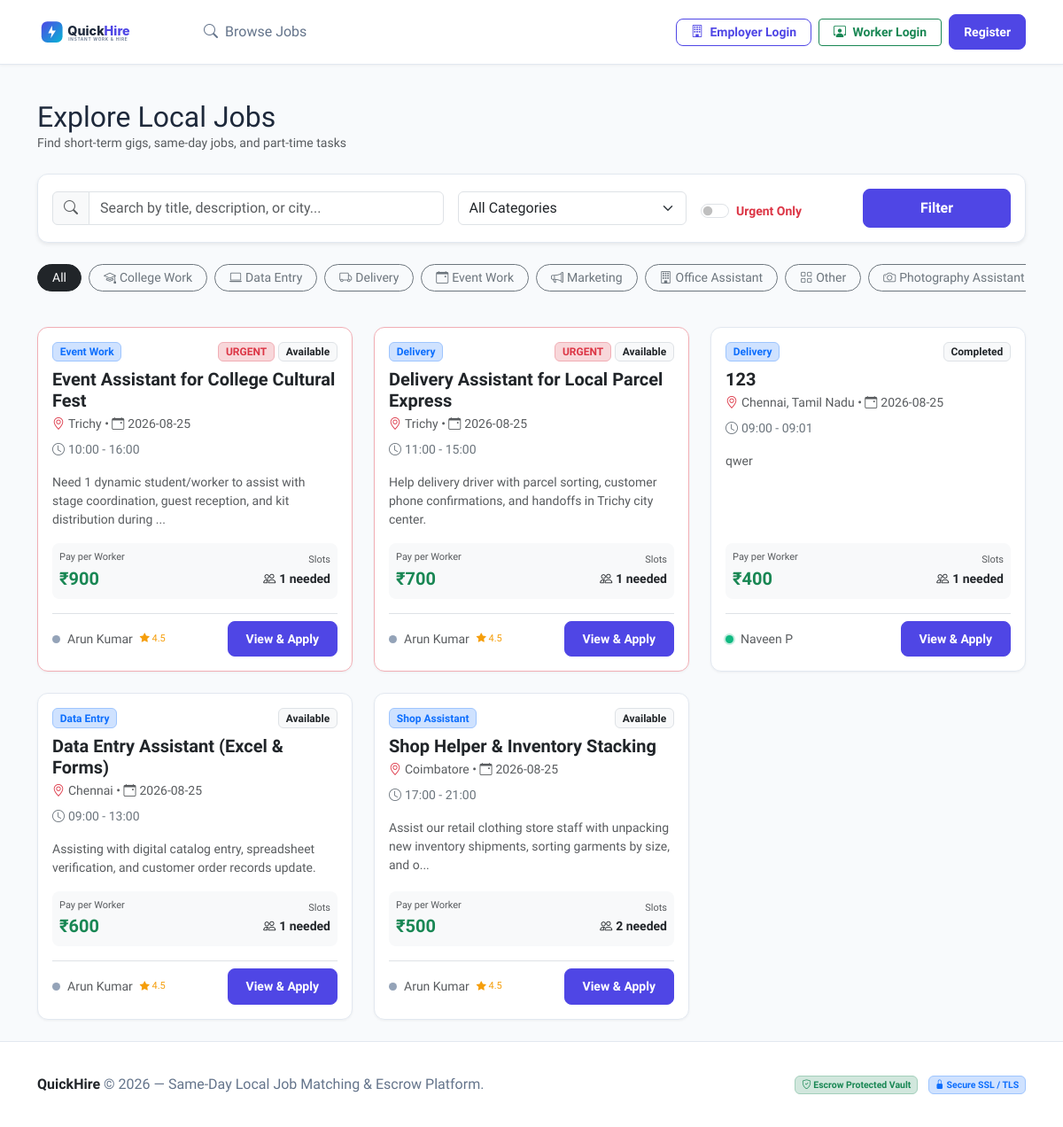
/jobs, run on an earlier commit of the app's database.
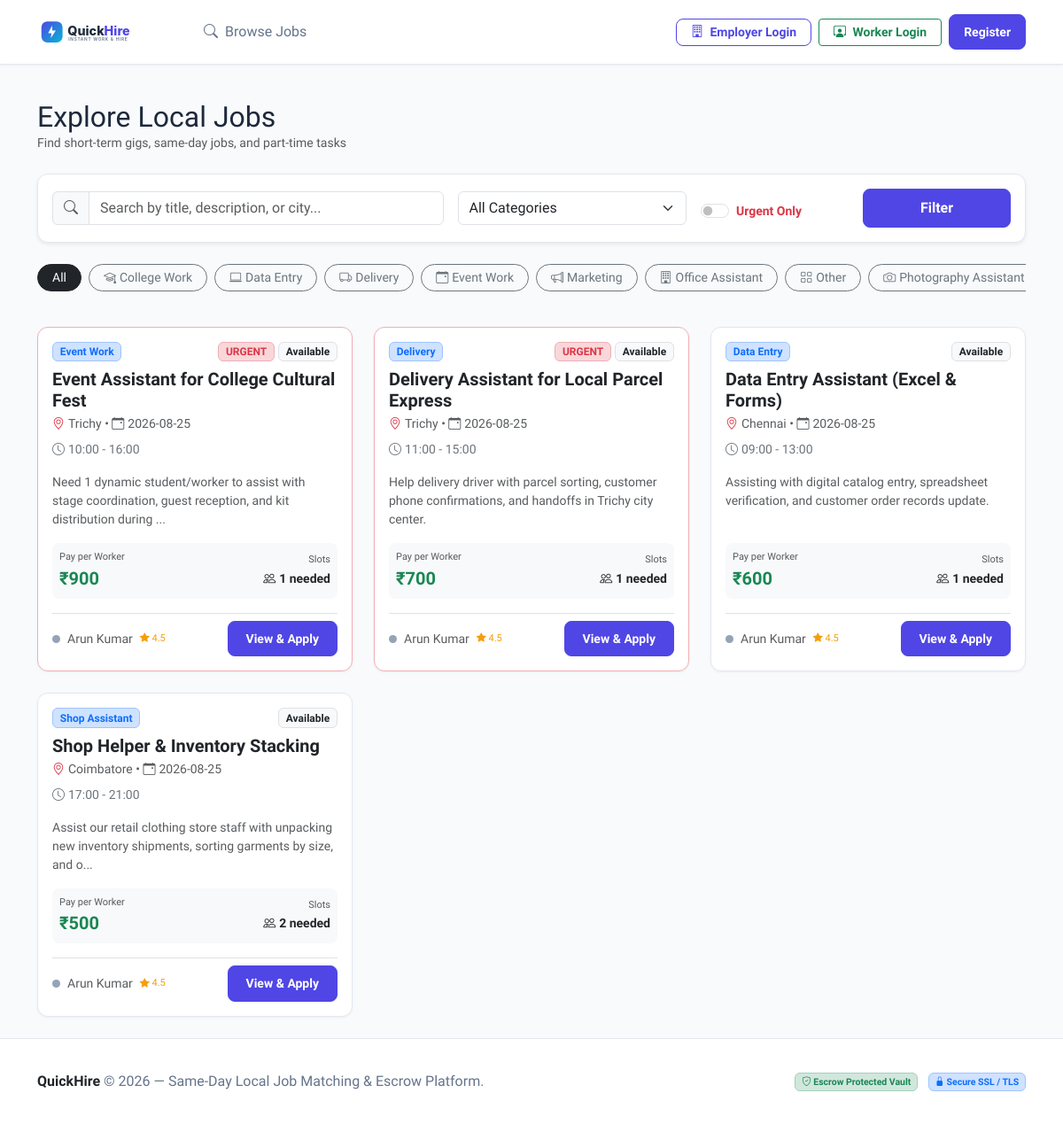
And on a later commit of the database.
### tables this page shows
CREATE TABLE categories (
    id INTEGER PRIMARY KEY AUTOINCREMENT,
    name TEXT UNIQUE NOT NULL,
    icon TEXT DEFAULT 'bi-briefcase'
);

CREATE TABLE jobs (
    id INTEGER PRIMARY KEY AUTOINCREMENT,
    poster_id INTEGER NOT NULL,
    title TEXT NOT NULL,
    category TEXT NOT NULL,
    description TEXT NOT NULL,
    location TEXT NOT NULL,
    job_date TEXT NOT NULL,
    start_time TEXT NOT NULL,
    end_time TEXT NOT NULL,
    required_workers INTEGER NOT NULL DEFAULT 1,
    payment REAL NOT NULL,
    urgent INTEGER DEFAULT 0,
    status TEXT DEFAULT 'Available',
    created_at TIMESTAMP DEFAULT CURRENT_TIMESTAMP,
    FOREIGN KEY (poster_id) REFERENCES users(id) ON DELETE CASCADE
);

CREATE TABLE users (
    id INTEGER PRIMARY KEY AUTOINCREMENT,
    name TEXT NOT NULL,
    email TEXT UNIQUE NOT NULL,
    password TEXT NOT NULL,
    skills TEXT DEFAULT '',
    location TEXT DEFAULT '',
    phone TEXT DEFAULT '+91 98765 43210',
    role TEXT DEFAULT 'worker',
    wallet_balance REAL DEFAULT 5000.0,
    secured_balance REAL DEFAULT 0.0,
    rating REAL DEFAULT NULL,
    reliability_score INTEGER DEFAULT 100,
    completed_jobs INTEGER DEFAULT 0,
    late_arrivals INTEGER DEFAULT 0,
    no_shows INTEGER DEFAULT 0,
    is_online INTEGER DEFAULT 0,
    created_at TIMESTAMP DEFAULT CURRENT_TIMESTAMP
);

### backend/routes/job_routes.py (the view)
@job_bp.route('/jobs')
def jobs():
    search = request.args.get('search', '').strip()
    category = request.args.get('category', '').strip()
    urgent_only = request.args.get('urgent') == '1'
    all_jobs = JobModel.get_all(search=search, category=category, urgent_only=urgent_only)
    with db_cursor() as cur:
        cur.execute("SELECT * FROM categories ORDER BY name ASC")
        categories = [dict(row) for row in cur.fetchall()]
    return render_template(
        'jobs.html',
        jobs=all_jobs,
        categories=categories,
        search=search,
        selected_category=category,
        urgent_only=urgent_only
    )

### frontend/templates/jobs.html (shortened to what this page needs)
{% extends "base.html" %}
{% block content %}
<div class="container py-4">
  <div class="d-flex flex-column flex-md-row justify-content-between align-items-md-center gap-3 mb-4">
    <div>
      <h2 class="fw-extrabold m-0">Explore Local Jobs</h2>
      <p class="text-muted small m-0">Find short-term gigs, same-day jobs, and part-time tasks</p>
    </div>
  </div>
  <div class="card card-custom p-3 mb-4 shadow-sm">
    <form action="{{ url_for('job_routes.jobs') }}" method="GET" class="row g-3 align-items-center">
      <div class="col-md-5">
        <div class="input-group">
          <span class="input-group-text bg-light"><i class="bi bi-search text-muted"></i></span>
          <input type="text" name="search" class="form-control" placeholder="Search by title, description, or city..." value="{{ search or '' }}">
        </div>
      </div>
      <div class="col-md-3">
        <select name="category" class="form-select">
          <option value="">All Categories</option>
        </select>
      </div>
      <div class="col-md-2">
        <div class="form-check form-switch pt-2">
          <input class="form-check-input" type="checkbox" id="urgentSwitch" name="urgent" value="1" {% if urgent_only %}checked{% endif %}>
          <label class="form-check-label small fw-bold text-danger" for="urgentSwitch">Urgent Only</label>
        </div>
      </div>
      <div class="col-md-2 d-flex gap-2">
        <button type="submit" class="btn btn-primary w-100 fw-bold">Filter</button>
      </div>
    </form>
  </div>
  <div class="d-flex gap-2 overflow-auto pb-3 mb-4 text-nowrap">
    <a href="{{ url_for('job_routes.jobs', search=search, urgent='1' if urgent_only else '') }}" class="btn btn-sm {% if not selected_category %}btn-dark{% else %}btn-outline-secondary{% endif %} rounded-pill px-3">
      All
    </a>
    {% for cat in categories %}
    <a href="{{ url_for('job_routes.jobs', category=cat.name, search=search, urgent='1' if urgent_only else '') }}" class="btn btn-sm {% if selected_category == cat.name %}btn-primary{% else %}btn-outline-secondary{% endif %} rounded-pill px-3">
      <i class="bi {{ cat.icon }} me-1"></i>{{ cat.name }}
    </a>
    {% endfor %}
  </div>
  {% if jobs %}
    <div class="row g-4">
      {% for job in jobs %}
      <div class="col-md-6 col-lg-4">
        <div class="card card-custom card-interactive h-100 d-flex flex-column {% if job.urgent %}border-danger-subtle{% endif %}">
          <div class="card-body d-flex flex-column">
            <div class="d-flex justify-content-between align-items-start mb-2">
              <span class="badge bg-primary-subtle text-primary border border-primary-subtle">{{ job.category }}</span>
              <div class="d-flex gap-1 align-items-center">
                {% if job.urgent %}
                  <span class="badge bg-danger-subtle text-danger border border-danger-subtle fw-bold">URGENT</span>
                {% endif %}
                <span class="badge bg-light text-dark border">{{ job.status }}</span>
              </div>
            </div>
            <h5 class="card-title fw-bold mb-1">
              <a href="{{ url_for('job_routes.job_details', job_id=job.id) }}" class="text-dark text-decoration-none">
                {{ job.title }}
              </a>
            </h5>
            <div class="text-muted small mb-2">
              <i class="bi bi-geo-alt me-1 text-danger"></i>{{ job.location }} &bull;
              <i class="bi bi-calendar-event me-1"></i>{{ job.job_date }}
            </div>
            <div class="small text-secondary mb-3">
              <i class="bi bi-clock me-1"></i>{{ job.start_time }} - {{ job.end_time }}
            </div>
            <p class="card-text text-muted small flex-grow-1">
              {{ job.description[:110] }}{% if job.description|length > 110 %}...{% endif %}
            </p>
            <div class="p-2 bg-light rounded-3 d-flex justify-content-between align-items-center mb-3">
              <div>
                <span class="text-muted small d-block" style="font-size: 11px;">Pay per Worker</span>
                <span class="fs-5 fw-bold text-success">₹{{ "%.0f"|format(job.payment) }}</span>
              </div>
              <div class="text-end">
                <span class="text-muted small d-block" style="font-size: 11px;">Slots</span>
                <span class="fw-semibold small"><i class="bi bi-people me-1"></i>{{ job.required_workers }} needed</span>
              </div>
            </div>
            <div class="d-flex justify-content-between align-items-center pt-2 border-top">
              <div class="d-flex align-items-center gap-1 small">
                <span class="online-dot {% if not job.poster_is_online %}offline{% endif %}"></span>
                <span class="text-muted">{{ job.poster_name }}</span>
                {% if job.poster_rating %}
                  <span class="star-rating ms-1" style="font-size: 11px;"><i class="bi bi-star-fill"></i> {{ "%.1f"|format(job.poster_rating) }}</span>
                {% endif %}
              </div>
              <a href="{{ url_for('job_routes.job_details', job_id=job.id) }}" class="btn btn-sm btn-primary fw-bold">
                View &amp; Apply
              </a>
            </div>
          </div>
        </div>
      </div>
      {% endfor %}
    </div>
  {% endif %}
</div>
{% endblock %}

### frontend/templates/base.html (shortened to what this page needs)
<!DOCTYPE html>
<html lang="en">
<head>
  <link href="https://cdn.jsdelivr.net/npm/bootstrap@5.3.3/dist/css/bootstrap.min.css" rel="stylesheet">
  <link rel="stylesheet" href="https://cdn.jsdelivr.net/npm/bootstrap-icons@1.11.3/font/bootstrap-icons.min.css">
  <link rel="stylesheet" href="{{ url_for('static', filename='css/style.css') }}">
</head>
<body>
  <nav class="navbar navbar-expand-lg navbar-custom sticky-top">
    <div class="container">
      <a class="navbar-brand d-flex align-items-center gap-2" href="{{ url_for('main_routes.index') if not current_user else url_for('main_routes.dashboard') }}">
        <img src="{{ url_for('static', filename='images/logo.svg') }}" alt="QuickHire Logo" class="brand-logo">
      </a>
      <div class="collapse navbar-collapse" id="navbarContent">
        <ul class="navbar-nav me-auto mb-2 mb-lg-0 ms-lg-3">
          {% if not current_user %}
            <li class="nav-item">
              <a class="nav-link" href="{{ url_for('job_routes.jobs') }}">
                <i class="bi bi-search me-1"></i> Browse Jobs
              </a>
            </li>
          {% endif %}
        </ul>
        <div class="d-flex align-items-center gap-2">
          {% if current_user %}
            <a href="{{ url_for('message_routes.inbox') }}" class="btn btn-sm btn-light border shadow-sm text-decoration-none" title="Messages & Contacts">
              <i class="bi bi-chat-dots text-primary"></i>
            </a>
            <span class="badge {% if current_role == 'employer' %}bg-primary-subtle text-primary border border-primary-subtle{% else %}bg-success-subtle text-success border border-success-subtle{% endif %} d-none d-md-inline-flex align-items-center gap-1 py-2 px-3">
              <i class="bi {% if current_role == 'employer' %}bi-building{% else %}bi-person-workspace{% endif %}"></i>
              <span class="fw-bold">{{ 'Employer' if current_role == 'employer' else 'Worker' }}</span>
            </span>
            <a href="{{ url_for('wallet_routes.wallet') }}" class="btn btn-sm btn-light border d-flex align-items-center gap-2 shadow-sm text-decoration-none" title="Wallet Balance">
              <i class="bi bi-wallet2 text-primary"></i>
              <span class="fw-bold text-dark">₹{{ "%.2f"|format(current_user.wallet_balance) }}</span>
              {% if current_role == 'employer' and current_user.secured_balance > 0 %}
                <span class="badge bg-warning-subtle text-warning-emphasis border border-warning-subtle" title="Secured in Escrow">
                  ₹{{ "%.0f"|format(current_user.secured_balance) }} Escrow
                </span>
              {% endif %}
            </a>
            <div class="dropdown">
              <button class="btn btn-sm btn-outline-secondary dropdown-toggle d-flex align-items-center gap-2" type="button" data-bs-toggle="dropdown" aria-expanded="false">
                <span class="online-dot pulsing"></span>
                <span class="fw-semibold">{{ current_user.name }}</span>
                <span class="badge bg-primary-subtle text-primary border border-primary-subtle rounded-pill">
                  {{ current_user.reliability_score }}%
                </span>
              </button>
              <ul class="dropdown-menu dropdown-menu-end shadow border-0 mt-2">
                <li class="px-3 py-2 border-bottom">
                  <div class="small text-muted">Account Role: <strong>{{ 'Employer' if current_role == 'employer' else 'Worker' }}</strong></div>
                  <div class="fw-bold text-truncate" style="max-width: 200px;">{{ current_user.email }}</div>
                  <div class="small mt-1">
                    {% if current_user.rating %}
                      <span class="star-rating"><i class="bi bi-star-fill"></i> {{ "%.1f"|format(current_user.rating) }}/5</span>
                    {% else %}
                      <span class="badge bg-secondary-subtle text-secondary">New User</span>
                    {% endif %}
                  </div>
                </li>
                <li><a class="dropdown-menu-item dropdown-item py-2" href="{{ url_for('main_routes.dashboard') }}"><i class="bi bi-speedometer2 me-2"></i> {{ 'Employer Dashboard' if current_role == 'employer' else 'Worker Dashboard' }}</a></li>
                <li><a class="dropdown-menu-item dropdown-item py-2" href="{{ url_for('profile_routes.profile') }}"><i class="bi bi-person me-2"></i> My Profile</a></li>
                <li><a class="dropdown-menu-item dropdown-item py-2" href="{{ url_for('message_routes.inbox') }}"><i class="bi bi-chat-dots me-2"></i> Messages</a></li>
                <li><a class="dropdown-menu-item dropdown-item py-2" href="{{ url_for('wallet_routes.wallet') }}"><i class="bi bi-wallet2 me-2"></i> My Wallet</a></li>
                <li><a class="dropdown-menu-item dropdown-item py-2" href="{{ url_for('review_routes.my_reviews') }}"><i class="bi bi-star me-2"></i> Reviews</a></li>
                <li><hr class="dropdown-divider"></li>
                <li><a class="dropdown-menu-item dropdown-item py-2 text-danger" href="{{ url_for('auth_routes.logout') }}"><i class="bi bi-box-arrow-right me-2"></i> Logout</a></li>
              </ul>
            </div>
          {% else %}
            <a href="{{ url_for('auth_routes.login', role='employer') }}" class="btn btn-sm btn-outline-primary px-3 fw-bold">
              <i class="bi bi-building me-1"></i> Employer Login
            </a>
            <a href="{{ url_for('auth_routes.login', role='worker') }}" class="btn btn-sm btn-outline-success px-3 fw-bold">
              <i class="bi bi-person-workspace me-1"></i> Worker Login
            </a>
            <a href="{{ url_for('auth_routes.register') }}" class="btn btn-sm btn-primary px-3 fw-bold">Register</a>
          {% endif %}
        </div>
      </div>
    </div>
  </nav>
  <main class="flex-grow-1">
    {% block content %}{% endblock %}
  </main>
  <footer>
    <div class="container text-center">
      <div class="row align-items-center py-2">
        <div class="col-md-6 text-md-start mb-2 mb-md-0">
          <span class="fw-bold text-dark">QuickHire</span> &copy; 2026 — Same-Day Local Job Matching &amp; Escrow Platform.
        </div>
        <div class="col-md-6 text-md-end small">
          <span class="badge bg-success-subtle text-success border border-success-subtle me-2">
            <i class="bi bi-shield-check"></i> Escrow Protected Vault
          </span>
          <span class="badge bg-primary-subtle text-primary border border-primary-subtle">
            <i class="bi bi-lock-fill"></i> Secure SSL / TLS
          </span>
        </div>
      </div>
    </div>
  </footer>
</body>
</html>

What changed in the data, as far as the page shows it:
removed jobs: category "Delivery", status "Completed", title "123", location "Chennai, Tamil Nadu", job_date "2026-08-25", start_time "09:00", end_time "09:01", description "qwer", payment "400", required_workers "1", poster_name "Naveen P"
